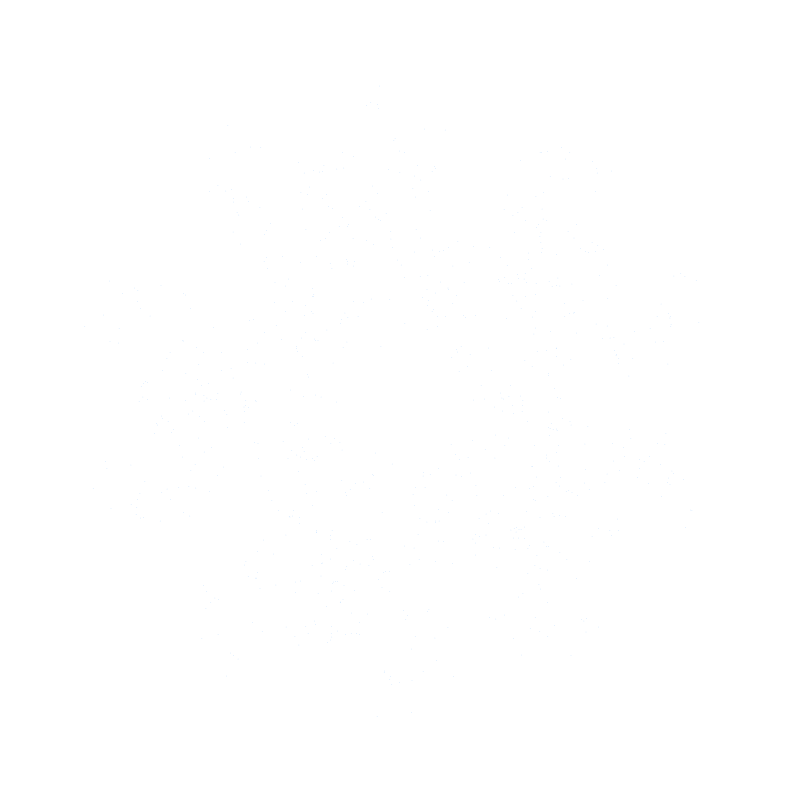
Frame 1 (no input)
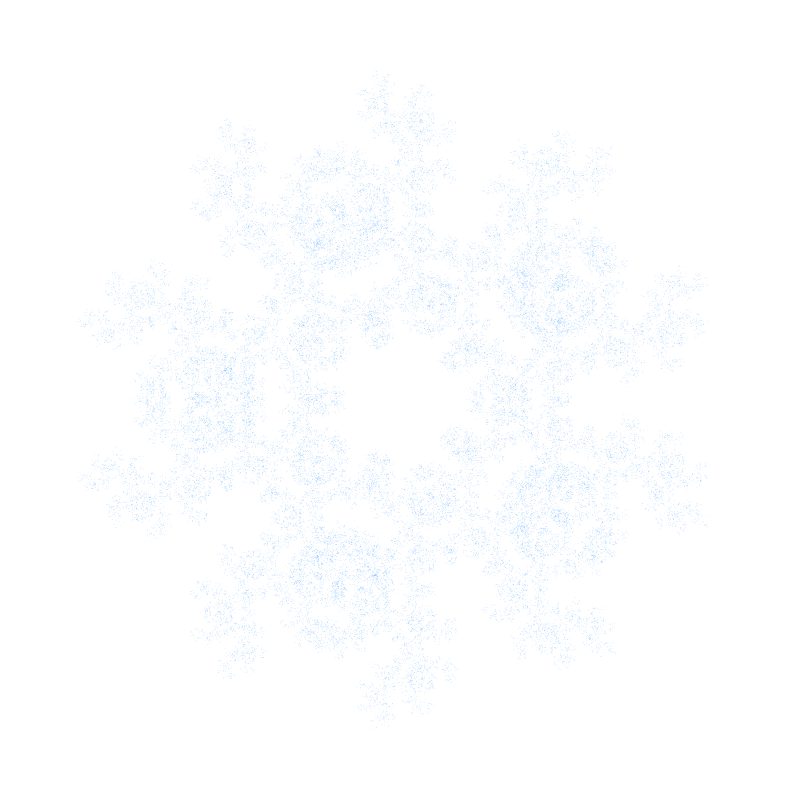
Frame 60 (no input)
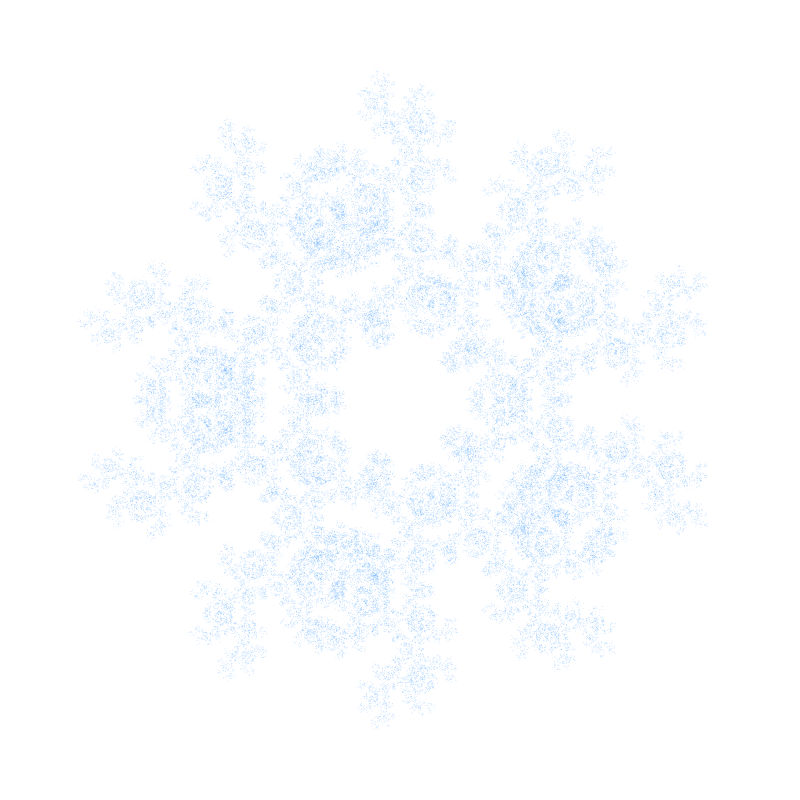
Frame 120 (the mouse pressed at the canvas centre since frame 60)

The p5.js sketch that drew these frames (run headless with seeded random() and noise() and a simulated clock; from frame 60 on, the mouse is pressed at the canvas centre):

// p5.js sketch
// ── sketch.js
let N = 5;
let RATIO = 0.5;

let points;

let current;
let previous;


function setup() {
    createCanvas(800, 800);
    // frameRate(20);
    background(255);

    points = [];
    for (i = 0; i < N; i++) {
        // make the point surrount the circles. = around 360
        let angle = i * TWO_PI / N;
        let v = p5.Vector.fromAngle(angle);
        v.mult(width / 2);
        v.add(width / 2 , height / 2);
        points.push(v);
    }
    // custom function
    reset();
}


function reset() {
    stroke(255);
    strokeWeight(5);

    // create a random point coordinates
    current = createVector(random(width), random(height));
    for (let p of points) {
        point(p.x, p.y);
    }
}

function draw() {

    for (i = 0; i <= 1000; i++) {
        strokeWeight(0.5);
        stroke(77, 166, 255, 200);

        let next = random(points);
        if (next != previous) {
            current.x = lerp(current.x, next.x, RATIO);
            current.y = lerp(current.y, next.y, RATIO);
            point(current.x, current.y);
        }
        previous = next;


    }


    // noLoop();


}
